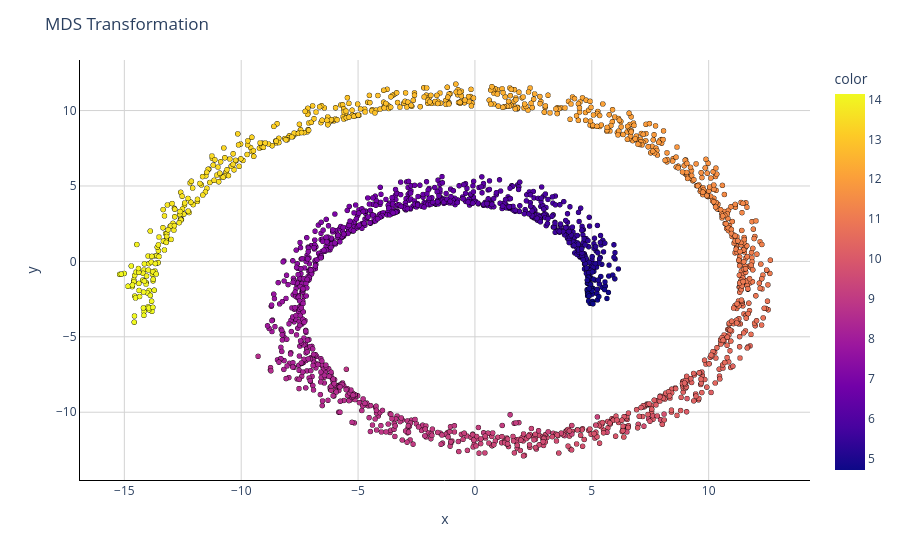

The notebook cell saved with this chart:
### Code cell
# Create a scatter plot
fig = px.scatter(None, x=X_trans[:,0], y=X_trans[:,1], opacity=1, color=y)

# Change chart background color
fig.update_layout(dict(plot_bgcolor = 'white'))

# Update axes lines
fig.update_xaxes(showgrid=True, gridwidth=1, gridcolor='lightgrey', 
                 zeroline=True, zerolinewidth=1, zerolinecolor='lightgrey', 
                 showline=True, linewidth=1, linecolor='black')

fig.update_yaxes(showgrid=True, gridwidth=1, gridcolor='lightgrey', 
                 zeroline=True, zerolinewidth=1, zerolinecolor='lightgrey', 
                 showline=True, linewidth=1, linecolor='black')

# Set figure title
fig.update_layout(title_text="MDS Transformation")

# Update marker size
fig.update_traces(marker=dict(size=5,
                             line=dict(color='black', width=0.2)))

fig.show()

### Figure 1 — Plotly figure (JSON) as saved in the notebook; plotly's stock layout.template omitted (floating-point values rounded to 4 significant figures; data arrays with more than 128 entries replaced by an {"elided": "..."} marker saying what was removed)
{"data": [{"hovertemplate": "x=%{x}<br>y=%{y}<br>color=%{marker.color}<extra></extra>", "legendgroup": "", "marker": {"color": {"elided": "2000 float values"}, "coloraxis": "coloraxis", "line": {"color": "black", "width": 0.2}, "opacity": 1, "size": 5, "symbol": "circle"}, "mode": "markers", "name": "", "showlegend": false, "type": "scattergl", "x": {"elided": "2000 float values"}, "xaxis": "x", "y": {"elided": "2000 float values"}, "yaxis": "y"}], "layout": {"coloraxis": {"colorbar": {"title": {"text": "color"}}, "colorscale": [[0, "#0d0887"], [0.1111, "#46039f"], [0.2222, "#7201a8"], [0.3333, "#9c179e"], [0.4444, "#bd3786"], [0.5556, "#d8576b"], [0.6667, "#ed7953"], [0.7778, "#fb9f3a"], [0.8889, "#fdca26"], [1, "#f0f921"]]}, "legend": {"tracegroupgap": 0}, "margin": {"t": 60}, "plot_bgcolor": "white", "title": {"text": "MDS Transformation"}, "xaxis": {"anchor": "y", "domain": [0, 1], "gridcolor": "lightgrey", "gridwidth": 1, "linecolor": "black", "linewidth": 1, "showgrid": true, "showline": true, "title": {"text": "x"}, "zeroline": true, "zerolinecolor": "lightgrey", "zerolinewidth": 1}, "yaxis": {"anchor": "x", "domain": [0, 1], "gridcolor": "lightgrey", "gridwidth": 1, "linecolor": "black", "linewidth": 1, "showgrid": true, "showline": true, "title": {"text": "y"}, "zeroline": true, "zerolinecolor": "lightgrey", "zerolinewidth": 1}}}
